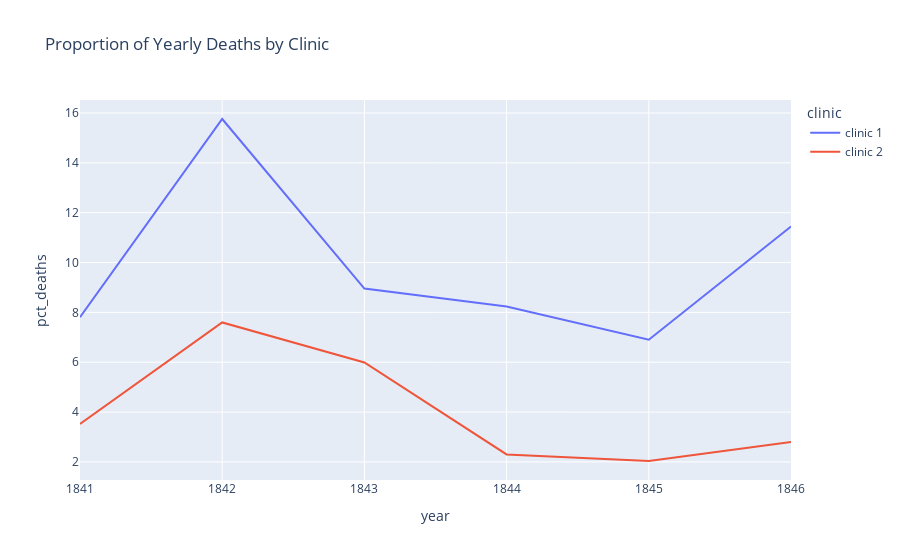

The notebook cell this image was saved under:
### Markdown cell above
### Plotting the Proportion of Yearly Deaths by Clinic

### Code cell
line = px.line(df_yearly, 
               x='year', 
               y='pct_deaths',
               color='clinic',
               title='Proportion of Yearly Deaths by Clinic')
 
line.show()

### Figure 1 — Plotly figure (JSON) as saved in the notebook; plotly's stock layout.template omitted (floating-point values rounded to 4 significant figures)
{"data": [{"hovertemplate": "clinic=clinic 1<br>year=%{x}<br>pct_deaths=%{y}<extra></extra>", "legendgroup": "clinic 1", "line": {"color": "#636efa", "dash": "solid"}, "marker": {"symbol": "circle"}, "mode": "lines", "name": "clinic 1", "orientation": "v", "showlegend": true, "type": "scatter", "x": [1841, 1842, 1843, 1844, 1845, 1846], "xaxis": "x", "y": [7.806, 15.76, 8.954, 8.236, 6.901, 11.45], "yaxis": "y"}, {"hovertemplate": "clinic=clinic 2<br>year=%{x}<br>pct_deaths=%{y}<extra></extra>", "legendgroup": "clinic 2", "line": {"color": "#EF553B", "dash": "solid"}, "marker": {"symbol": "circle"}, "mode": "lines", "name": "clinic 2", "orientation": "v", "showlegend": true, "type": "scatter", "x": [1841, 1842, 1843, 1844, 1845, 1846], "xaxis": "x", "y": [3.522, 7.597, 5.988, 2.3, 2.036, 2.797], "yaxis": "y"}], "layout": {"legend": {"title": {"text": "clinic"}, "tracegroupgap": 0}, "title": {"text": "Proportion of Yearly Deaths by Clinic"}, "xaxis": {"anchor": "y", "domain": [0, 1], "title": {"text": "year"}}, "yaxis": {"anchor": "x", "domain": [0, 1], "title": {"text": "pct_deaths"}}}}
